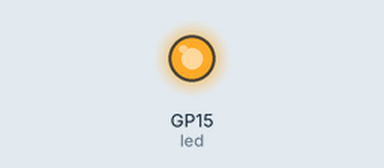
A program run on a simulated Raspberry Pi Pico running MicroPython. On the bench: output pins drawn as LEDs (lit = HIGH). What the program prints to the serial console is not drawn.

Above: at 1.0 s.
At 3.0 s:
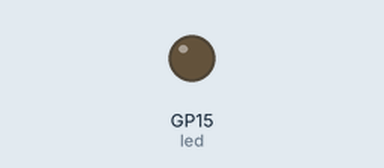
Timing chart, 0 to 5.2 s (numbered marks = the images above):
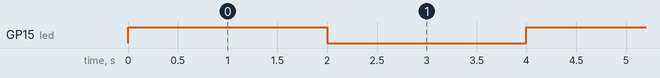

Measured:
- by itself, GP15 (led): alternates HIGH for 2.0 s and LOW for 2.0 s

The program:

hello-led.py
```python
import machine
import utime

led = machine.Pin(15, machine.Pin.OUT)

print("Flashing Light from Eli!")
while True:
    try:
      led.value(1)
      utime.sleep(2)
      led.value(0)
      utime.sleep(2)
    except KeyboardInterrupt:
        break
led.off()
print("Done")
```
